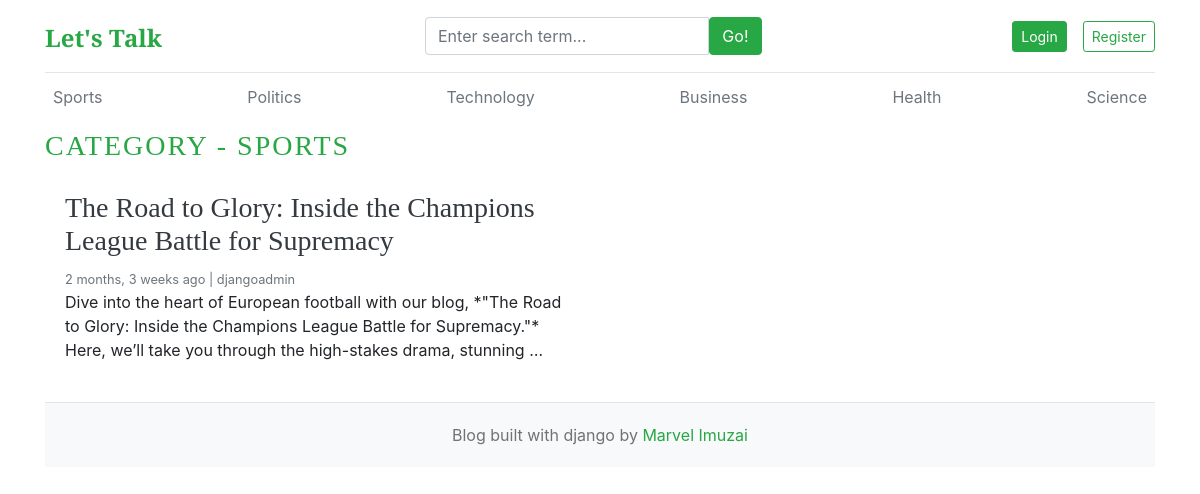
Before: /category/1 with the older database file.
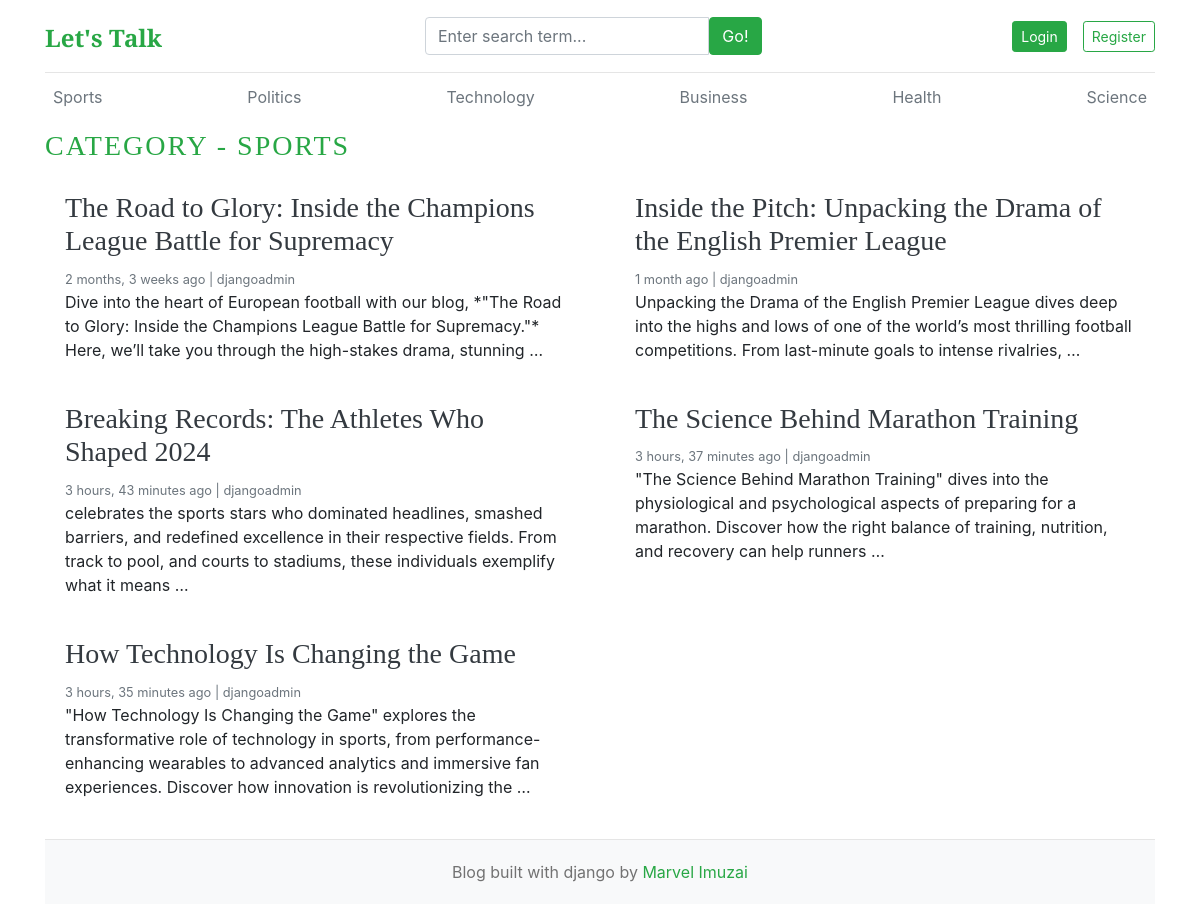
After: the same page with the newer database file.
### blogs/models.py (models this page shows, shortened)
class Category(models.Model):
    category_name = models.CharField(max_length=50, unique=True)
    created_at = models.DateTimeField(auto_now_add=True)
    updated_at = models.DateTimeField(auto_now=True)
    class Meta:
        verbose_name_plural = 'categories'
    def __str__(self) -> str:
        return self.category_name

class Blog(models.Model):
    title = models.CharField(max_length=100)
    slug = models.SlugField(max_length=150, unique=True, blank=True)
    category = models.ForeignKey(Category, on_delete=models.CASCADE)
    author = models.ForeignKey(User, on_delete=models.CASCADE)
    feature_image = models.ImageField(upload_to="uploads/%Y/%m/%d")
    short_description = models.TextField(max_length=500)
    blog_body = models.TextField(max_length=2000)
    status = models.CharField(max_length=20, choices=STATUS_CHOICES, default="Draft")
    is_featured = models.BooleanField(default=False)
    created_at = models.DateTimeField(auto_now_add=True)
    updated_at = models.DateTimeField(auto_now=True)

### blogs/views.py (the view)
# urls.py: path("<int:category_id>", views.posts_by_category, name="posts_by_category")
def posts_by_category(request, category_id):
    posts = Blog.objects.filter(status="Published", category=category_id)
    category = get_object_or_404(Category, pk=category_id)
    context = {
        "posts" : posts,
        "category" : category
    }
    return render(request, "posts_by_category.html", context)

### blogs/context_processors.py (called while the page is built)
def get_categories(request):
    categories = Category.objects.all()
    return dict(categories=categories)

def get_social_links(request):
    social_links = SocialLink.objects.all()
    return dict(social_links=social_links)

### templates/posts_by_category.html
{% extends "base.html" %}
{% block content %}
  <h3 class="text-uppercase text-success" style="letter-spacing: 2px;">Category - {{category}}</h3>
  <div class="row mb-2">
    {% if posts %}
    {% for post in posts %}
    <div class="col-md-6">
      <div class="card border-0" >
        <div class="card-body">
          <h3><a href="{% url "blogs" post.slug %}" class="text-dark">{{post.title}}</a></h3>
          <small class="mb-1 text-muted">{{post.created_at | timesince}} ago | {{post.author}}</small>
          <p class="card-text">{{post.short_description | truncatewords:30}}</p>
        </div>
      </div>
    </div>
    {% endfor %}
    {% else %}
    <p>No post found</p>
    {% endif %}
  </div>
{% endblock %}

### templates/base.html (shortened to what this page needs)
{% load static %}
<!DOCTYPE html>
<html lang="en">
<head>
    <link href="https://getbootstrap.com/docs/4.0/dist/css/bootstrap.min.css" rel="stylesheet">
    <link href="{% static "css/blog.css" %}" rel="stylesheet">
    <link rel="stylesheet" href="https://cdnjs.cloudflare.com/ajax/libs/font-awesome/4.7.0/css/font-awesome.min.css">
</head>
<body>
    <div class="container">
        <header class="blog-header py-3">
            <div class="row flex-nowrap justify-content-between align-items-center">
                <div class="col-4 pt-1">
                    <a class="blog-header-logo text-success" href="/">Let's Talk</a>
                </div>
                <div class="col-4">
                    <form action="{% url "search" %}" method="GET">
                        <div class="input-group">
                            <input class="form-control " type="text" name="keyword" value="{{keyword}}" placeholder="Enter search term..." aria-label="Enter search term..." aria-describedby="button-search" />
                            <button type="submit" class="btn btn-success" id="button-search" type="button">Go!</button>
                        </div>
                    </form>
                </div>
                <div class="col-4 d-flex justify-content-end align-items-center">
                    {% if not user.is_authenticated %}
                        <a class="btn btn-sm btn-success" href="{% url "login" %}">Login</a>
                        <a class="btn btn-sm btn-outline-success" href="{% url "register" %}">Register</a>
                    {% else %}
                        {% if user.is_staff or user.is_superuser %}
                            <span><a href="{% url "dashboard" %}" class="text-success">Dashboard</a></span>
                            &emsp;
                        {% endif %}
                        <span><a href="{% url "logout" %}" class="text-success">Logout</a></span>
                    {% endif %}
                </div>
            </div>
        </header>
        <div class="nav-scroller py-1 mb-2">
            <nav class="nav d-flex justify-content-between">
                {% for cat in categories %}
                    <a class="p-2 text-muted" href="{% url "posts_by_category" cat.id %}">{{cat.category_name}}</a>
                {% endfor %}
            </nav>
        </div>
        {% block content %}
        {% endblock %}
        <footer class="blog-footer">
            <p> Blog built with django by <a href="#" class="text-success">Marvel Imuzai</a></p>
        </footer>
    </div>
</body>
</html>

### static/css/blog.css (style rules this page uses)
.blog-header { border-bottom: 1px solid #e5e5e5; }
.blog-header-logo { font-family: "Playfair Display", Georgia, "Times New Roman", serif; font-size: 2.25rem; }
h1, h2, h3, h4, h5, h6 { font-family: "Playfair Display", Georgia, "Times New Roman", serif; }
.blog-footer { padding: 2.5rem 0; color: #727272; text-align: center; background-color: #f9f9f9; border-top: .05rem solid #e5e5e5; }
.blog-footer p:last-child { margin-bottom: 0; }

### templates/base.html (style rules this page uses)
.blog-footer { text-align: center; padding: 20px; background-color: #f8f9fa; margin-top: 20px; }
.blog-header-logo { font-weight: bold; font-size: 1.5rem; color: #000; text-decoration: none; }

Changed rows visible on the page:
added Blog: title "Inside the Pitch: Unpacking the Drama of the English Premier League", created_at "1 month", author "djangoadmin", short_description "Unpacking the Drama of the English Premier League dives deep into the highs and lows of one of the world’s most thrilling football competitions. From last-minute goals to intense rivalries, …"
added Blog: title "Breaking Records: The Athletes Who Shaped 2024", created_at "3 hours, 43 minutes", author "djangoadmin", short_description "celebrates the sports stars who dominated headlines, smashed barriers, and redefined excellence in their respective fields. From track to pool, and courts to stadiums, these individuals exemplify what it means …"
added Blog: title "The Science Behind Marathon Training", created_at "3 hours, 37 minutes", author "djangoadmin", short_description "\"The Science Behind Marathon Training\" dives into the physiological and psychological aspects of preparing for a marathon. Discover how the right balance of training, nutrition, and recovery can help runners …"
added Blog: title "How Technology Is Changing the Game", created_at "3 hours, 35 minutes", author "djangoadmin", short_description "\"How Technology Is Changing the Game\" explores the transformative role of technology in sports, from performance-enhancing wearables to advanced analytics and immersive fan experiences. Discover how innovation is revolutionizing the …"
